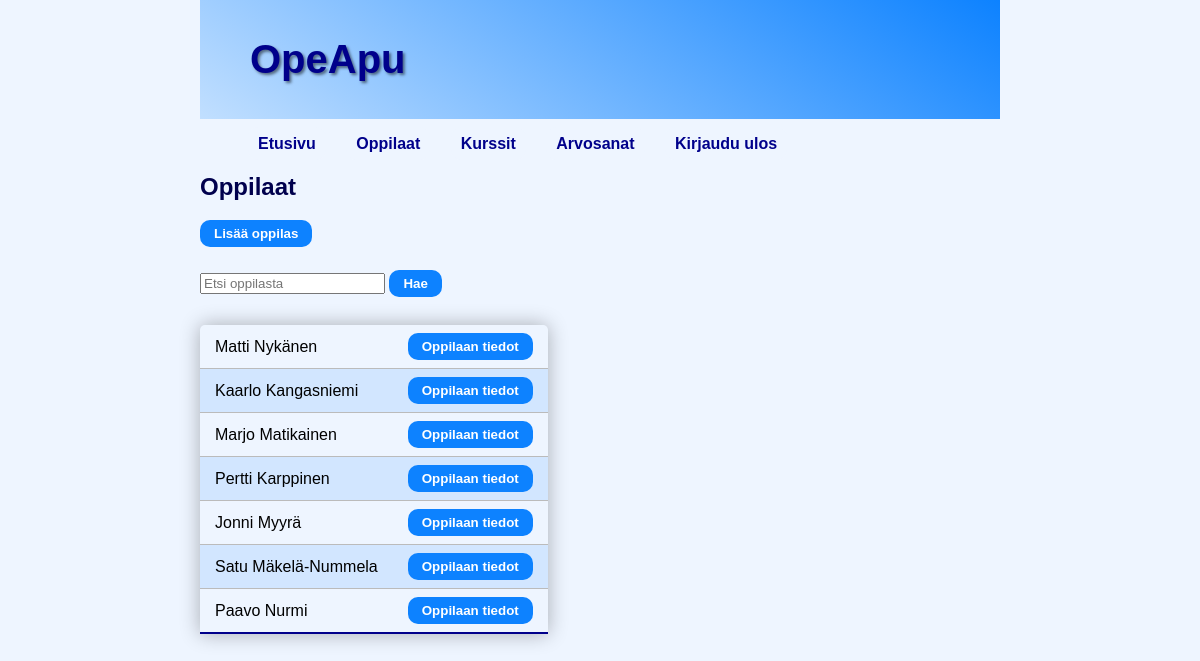
/opeapp/students/ (signed in), run on an earlier commit of the app's database.
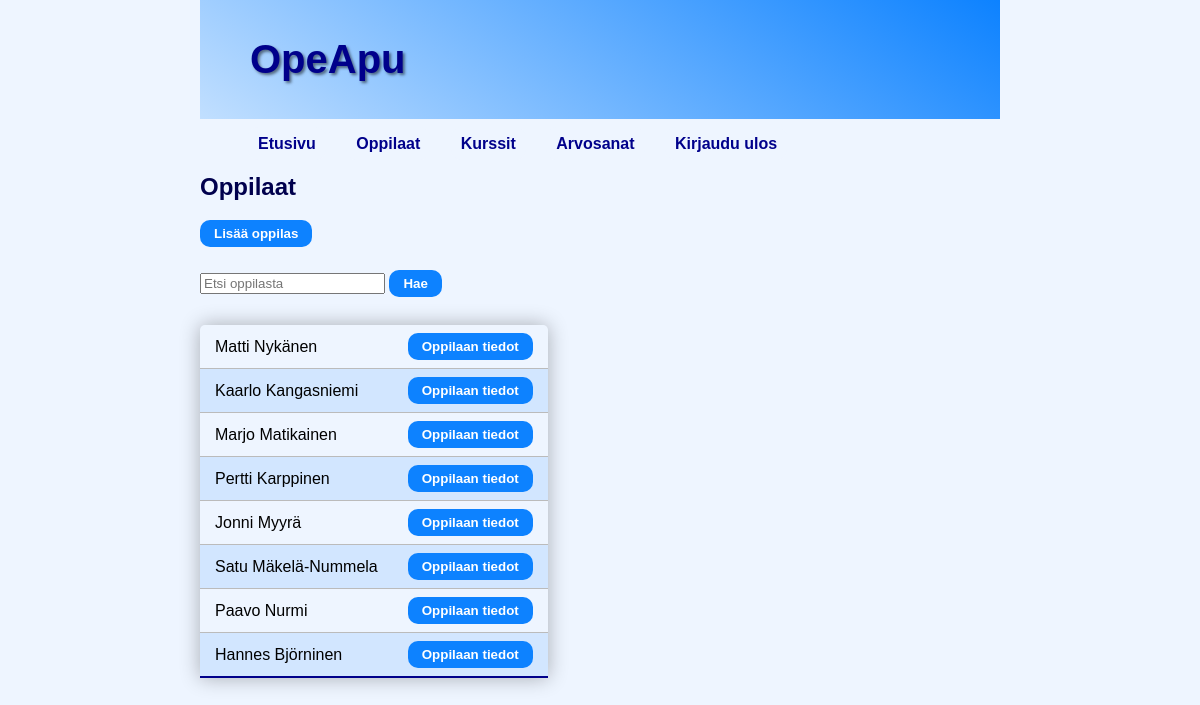
And on a later commit of the database.
### opeapp/models.py (models this page shows, shortened)
class Student(models.Model):
    name = models.CharField(max_length=255)
    creator = models.ForeignKey(User, on_delete=models.CASCADE)

### opeapp/views.py (the view, shortened to what this page needs)
# urls.py: path('students/', views.students_view, name='students'),
@login_required
def students_view(request):
    creator_id = request.user.id
    search_query = request.GET.get('search_query')
    if search_query:
        students = Student.objects.filter(Q(name__icontains=search_query) & Q(creator=creator_id))
    else:
        students = Student.objects.filter(creator=creator_id)
    context = {
        'students': students
    }
    print('Creator_id: ', creator_id)
    return render(request, 'students.html', context)

### opeapp/templates/students.html (shortened to what this page needs)
{% extends "base.html" %}
{% block link %}
    {% if user.is_authenticated %}
        {{ block.super }}
    {% endif %}
{% endblock %}
{% block content %}
    <h2>Oppilaat</h2>
    <div class="button-container">
        <button class="button-style" id="new-student-button">Lisää oppilas</button>
    </div>
    <br>
    <div id="search-form">
        <form action="{% url 'opeapp:students' %}" method="GET">
            <input type="text" id="search-query" name="search_query" placeholder="Etsi oppilasta">
            <button class="button-style" type="submit" name="action" value="search">Hae</button>
        </form>
    </div>
    <br>
    <table class="student-table">
        <tbody>
            {% for student in students %}
                <tr>
                    <td><span class="student-name">{{ student.name }}</span></td>
                    <td><a href="{% url 'opeapp:student_details' student.id %}"><button class="button-style">Oppilaan tiedot</button></a></td>
                </tr>
            {% endfor %}
        </tbody>
    </table>
{% endblock %}

What changed in the data, as far as the page shows it:
added Student: name "Hannes Björninen"
